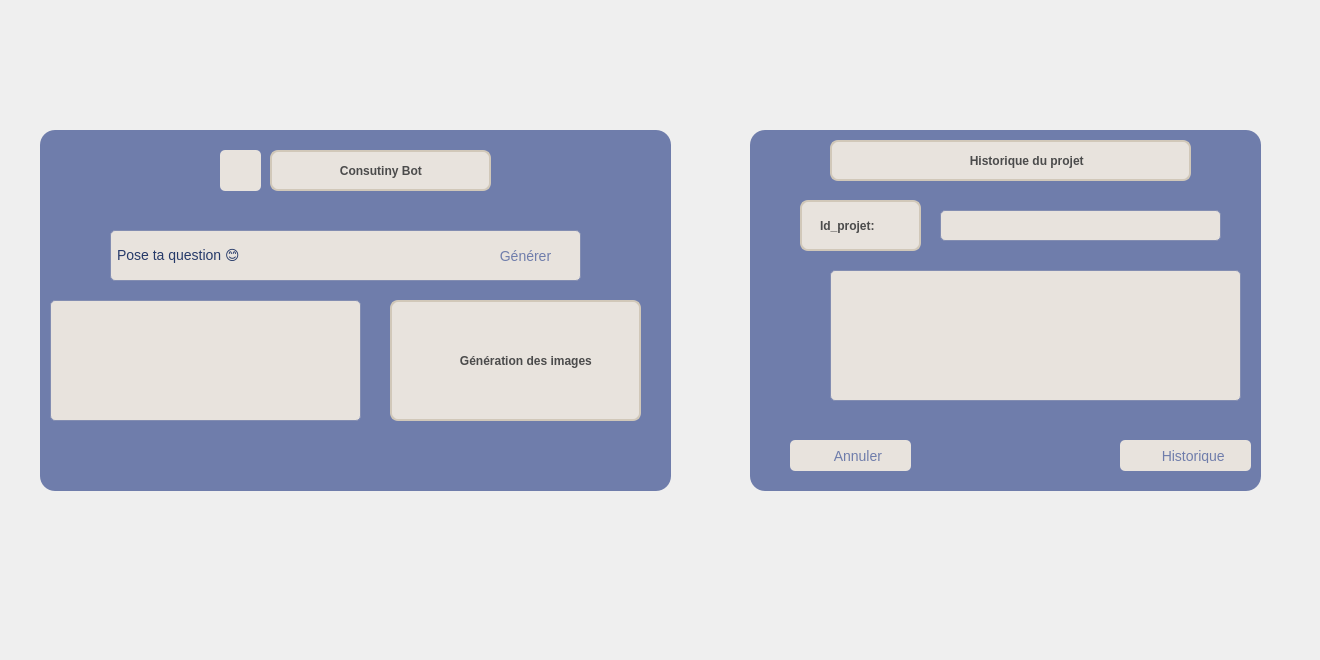
    <widget class="QWidget" name="tab_2">
     <attribute name="title">
      <string>Gestion des métiers</string>
     </attribute>
     <widget class="QLabel" name="label_15">
      <property name="geometry">
       <rect>
        <x>1100</x>
        <y>520</y>
        <width>211</width>
        <height>131</height>
       </rect>
      </property>
      <property name="text">
       <string/>
      </property>
      <property name="pixmap">
       <pixmap resource="image.qrc">:/Users/HP/Downloads/8025532-removebg-preview.png</pixmap>
      </property>
      <property name="scaledContents">
       <bool>true</bool>
      </property>
     </widget>
     <widget class="QFrame" name="frame_3">
      <property name="geometry">
       <rect>
        <x>40</x>
        <y>130</y>
        <width>631</width>
        <height>361</height>
       </rect>
      </property>
      <property name="styleSheet">
       <string notr="true">/* Style pour le QFrame avec fond foncé et bords arrondis */
QFrame {
    background-color:  #6f7dab; /* Couleur de fond foncée */
    border-radius: 15px; /* Coins arrondis */
}

/* Style pour les QLabel */
QLabel {
    font-family: Arial, sans-serif;  /* Police élégante */
    font-size: 12px;                 /* Taille du texte */
    font-weight: bold;               /* Texte en gras */
    color: #4B4B4B;                  /* Couleur du texte */
    background-color: #E8E3DD;       /* Fond doux */
    padding: 10px 15px;              /* Espacement interne */
    border-radius: 8px;              /* Coins arrondis */
    text-align: center;              /* Centrer le texte */
    margin: 10px;                    /* Espacement externe */
    border: 2px solid #D1C8B9;       /* Bordure douce */
}

QLabel:hover {
    background-color: #D1C8B9;       /* Fond plus foncé au survol */
    border: 2px solid #A89F92;       /* Bordure changeante */
}

QLabel:disabled {
    color: #A0A0A0;                  /* Couleur du texte désactivé */
    background-color: #F0F0F0;       /* Fond plus clair quand désactivé */
    border: 2px solid #A0A0A0;       /* Bordure désactivée */
}
</string>
      </property>
      <property name="frameShape">
       <enum>QFrame::Shape::StyledPanel</enum>
      </property>
      <property name="frameShadow">
       <enum>QFrame::Shadow::Raised</enum>
      </property>
      <widget class="QLabel" name="label_16">
       <property name="geometry">
        <rect>
         <x>220</x>
         <y>10</y>
         <width>241</width>
         <height>61</height>
        </rect>
       </property>
       <property name="text">
        <string>               Consutiny Bot</string>
       </property>
      </widget>
      <widget class="QTextEdit" name="txtReponse">
       <property name="geometry">
        <rect>
         <x>10</x>
         <y>170</y>
         <width>311</width>
         <height>121</height>
        </rect>
       </property>
       <property name="styleSheet">
        <string notr="true">#txtReponse {
    font-family: &quot;Poppins&quot;, &quot;Arial&quot;, sans-serif;
    font-size: 14px;
    background-color: #E8E3DD;
    border: 1px solid #838db1;
    border-radius: 5px;
    padding: 4px;
    color: #263A69;
}</string>
       </property>
       <property name="readOnly">
        <bool>true</bool>
       </property>
       <property name="html">
        <string>&lt;!DOCTYPE HTML PUBLIC &quot;-//W3C//DTD HTML 4.0//EN&quot; &quot;http://www.w3.org/TR/REC-html40/strict.dtd&quot;&gt;
&lt;html&gt;&lt;head&gt;&lt;meta name=&quot;qrichtext&quot; content=&quot;1&quot; /&gt;&lt;meta charset=&quot;utf-8&quot; /&gt;&lt;style type=&quot;text/css&quot;&gt;
p, li { white-space: pre-wrap; }
hr { height: 1px; border-width: 0; }
li.unchecked::marker { content: &quot;\2610&quot;; }
li.checked::marker { content: &quot;\2612&quot;; }
&lt;/style&gt;&lt;/head&gt;&lt;body style=&quot; font-family:'Poppins','Arial','sans-serif'; font-size:14px; font-weight:400; font-style:normal;&quot;&gt;
&lt;p style=&quot;-qt-paragraph-type:empty; margin-top:0px; margin-bottom:0px; margin-left:0px; margin-right:0px; -qt-block-indent:0; text-indent:0px;&quot;&gt;&lt;br /&gt;&lt;/p&gt;&lt;/body&gt;&lt;/html&gt;</string>
       </property>
      </widget>
      <widget class="QLabel" name="image_projet">
       <property name="geometry">
        <rect>
         <x>340</x>
         <y>160</y>
         <width>271</width>
         <height>141</height>
        </rect>
       </property>
       <property name="sizeIncrement">
        <size>
         <width>300</width>
         <height>300</height>
        </size>
       </property>
       <property name="baseSize">
        <size>
         <width>300</width>
         <height>300</height>
        </size>
       </property>
       <property name="text">
        <string>               Génération des images</string>
       </property>
      </widget>
      <widget class="QPushButton" name="annuler_conseil_projet">
       <property name="geometry">
        <rect>
         <x>180</x>
         <y>20</y>
         <width>41</width>
         <height>41</height>
        </rect>
       </property>
       <property name="styleSheet">
        <string notr="true">QPushButton {
	font: 700 11pt &quot;Times New Roman&quot;;
	

    background-color: #E8E3DD;
    color: #6F7DAB;
    border-radius: 5px;
    padding: 8px;
    font-size: 14px;
}
QPushButton:hover {
    background-color: #E8E3DD;
    color: #263A69;
}

</string>
       </property>
       <property name="text">
        <string/>
       </property>
       <property name="icon">
        <iconset theme="QIcon::ThemeIcon::SystemReboot"/>
       </property>
      </widget>
      <widget class="QLineEdit" name="txtQuestion">
       <property name="geometry">
        <rect>
         <x>70</x>
         <y>100</y>
         <width>471</width>
         <height>51</height>
        </rect>
       </property>
       <property name="styleSheet">
        <string notr="true">#txtQuestion {
    font-family: &quot;Poppins&quot;, &quot;Arial&quot;, sans-serif;
    font-size: 14px;
    background-color: #E8E3DD;
    border: 1px solid #838db1;
    border-radius: 5px;
    padding: 4px;
    color: #263A69;
}</string>
       </property>
       <property name="text">
        <string>Pose ta question 😊  </string>
       </property>
      </widget>
      <widget class="QPushButton" name="btnEnvoyer">
       <property name="geometry">
        <rect>
         <x>440</x>
         <y>110</y>
         <width>91</width>
         <height>31</height>
        </rect>
       </property>
       <property name="styleSheet">
        <string notr="true">QPushButton {
	font: 700 11pt &quot;Times New Roman&quot;;
	

    background-color: #E8E3DD;
    color: #6F7DAB;
    border-radius: 5px;
    padding: 8px;
    font-size: 14px;
}
QPushButton:hover {
    background-color: #E8E3DD;
    color: #263A69;
}

</string>
       </property>
       <property name="text">
        <string>Générer</string>
       </property>
       <property name="icon">
        <iconset theme="QIcon::ThemeIcon::MediaSeekForward"/>
       </property>
      </widget>
     </widget>
     <widget class="QFrame" name="frame_2">
      <property name="geometry">
       <rect>
        <x>750</x>
        <y>130</y>
        <width>511</width>
        <height>361</height>
       </rect>
      </property>
      <property name="styleSheet">
       <string notr="true">/* Style pour le QFrame avec fond foncé et bords arrondis */
QFrame {
    background-color:  #6f7dab; /* Couleur de fond foncée */
    border-radius: 15px; /* Coins arrondis */
}

/* Style pour les QLabel */
QLabel {
    font-family: Arial, sans-serif;  /* Police élégante */
    font-size: 12px;                 /* Taille du texte */
    font-weight: bold;               /* Texte en gras */
    color: #4B4B4B;                  /* Couleur du texte */
    background-color: #E8E3DD;        /* Fond doux */
    padding: 10px 15px;              /* Espacement interne */
    border-radius: 8px;              /* Coins arrondis */
    text-align: center;              /* Centrer le texte */
    margin: 10px;                    /* Espacement externe */
    border: 2px solid #D1C8B9;       /* Bordure douce */
}

QLabel:hover {
    background-color: #D1C8B9;       /* Fond plus foncé au survol */
    border: 2px solid #A89F92;       /* Bordure changeante */
}

QLabel:disabled {
    color: #A0A0A0;                  /* Couleur du texte désactivé */
    background-color: #F0F0F0;       /* Fond plus clair quand désactivé */
    border: 2px solid #A0A0A0;       /* Bordure désactivée */
}</string>
      </property>
      <property name="frameShape">
       <enum>QFrame::Shape::StyledPanel</enum>
      </property>
      <property name="frameShadow">
       <enum>QFrame::Shadow::Raised</enum>
      </property>
      <widget class="QLabel" name="label_28">
       <property name="geometry">
        <rect>
         <x>70</x>
         <y>0</y>
         <width>381</width>
         <height>61</height>
        </rect>
       </property>
       <property name="styleSheet">
        <string notr="true"/>
       </property>
       <property name="text">
        <string>                                    Historique du projet           </string>
       </property>
      </widget>
      <widget class="QLineEdit" name="id_hist_projet">
       <property name="geometry">
        <rect>
         <x>190</x>
         <y>80</y>
         <width>281</width>
         <height>31</height>
        </rect>
       </property>
       <property name="styleSheet">
        <string notr="true">QLabel {
    font-family: Arial, sans-serif;  /* Police élégante */
    font-size: 8px;                 /* Taille du texte */
    font-weight: bold;               /* Texte en gras */
    color: #4B4B4B;                  /* Couleur du texte */
    background-color: #E8E3DD;       /* Fond doux */
    padding: 8px 10px;              /* Espacement interne */
    border-radius: 8px;              /* Coins arrondis */
    text-align: center;              /* Centrer le texte */
    margin: 10px;                    /* Espacement externe */
    border: 2px solid #D1C8B9;       /* Bordure douce */
}

QLabel:hover {
    background-color: #D1C8B9;       /* Fond plus foncé au survol */
    border: 2px solid #A89F92;       /* Bordure changeante */
}

QLabel:disabled {
    color: #A0A0A0;                  /* Couleur du texte désactivé */
    background-color: #F0F0F0;       /* Fond plus clair quand désactivé */
    border: 2px solid #A0A0A0;       /* Bordure désactivée */
}
QLineEdit {
    font-family: &quot;Poppins&quot;, &quot;Arial&quot;, sans-serif;
    font-size: 14px;
    background-color: #E8E3DD;
    border: 1px solid #838db1;
    border-radius: 5px;
    padding: 4px;
    color: #263A69;
}</string>
       </property>
      </widget>
      <widget class="QPushButton" name="hist_projet">
       <property name="geometry">
        <rect>
         <x>370</x>
         <y>310</y>
         <width>131</width>
         <height>31</height>
        </rect>
       </property>
       <property name="styleSheet">
        <string notr="true">QPushButton {
	font: 700 11pt &quot;Times New Roman&quot;;
	

    background-color: #E8E3DD;
    color: #6F7DAB;
    border-radius: 5px;
    padding: 8px;
    font-size: 14px;
}
QPushButton:hover {
    background-color: #E8E3DD;
    color: #263A69;
}

</string>
       </property>
       <property name="text">
        <string>    Historique</string>
       </property>
       <property name="icon">
        <iconset resource="image.qrc">
         <normaloff>:/image/historique.png</normaloff>:/image/historique.png</iconset>
       </property>
       <property name="iconSize">
        <size>
         <width>30</width>
         <height>30</height>
        </size>
       </property>
      </widget>
      <widget class="QLabel" name="label_21">
       <property name="geometry">
        <rect>
         <x>40</x>
         <y>60</y>
         <width>141</width>
         <height>71</height>
        </rect>
       </property>
       <property name="text">
        <string>Id_projet:</string>
       </property>
      </widget>
      <widget class="QTextEdit" name="historique_projet">
       <property name="geometry">
        <rect>
         <x>80</x>
         <y>140</y>
         <width>411</width>
         <height>131</height>
        </rect>
       </property>
       <property name="styleSheet">
        <string notr="true">QLabel {
    font-family: Arial, sans-serif;  /* Police élégante */
    font-size: 8px;                 /* Taille du texte */
    font-weight: bold;               /* Texte en gras */
    color: #4B4B4B;                  /* Couleur du texte */
    background-color: #E8E3DD;       /* Fond doux */
    padding: 8px 10px;              /* Espacement interne */
    border-radius: 8px;              /* Coins arrondis */
    text-align: center;              /* Centrer le texte */
    margin: 10px;                    /* Espacement externe */
    border: 2px solid #D1C8B9;       /* Bordure douce */
}

QLabel:hover {
    background-color: #D1C8B9;       /* Fond plus foncé au survol */
    border: 2px solid #A89F92;       /* Bordure changeante */
}

QLabel:disabled {
    color: #A0A0A0;                  /* Couleur du texte désactivé */
    background-color: #F0F0F0;       /* Fond plus clair quand désactivé */
    border: 2px solid #A0A0A0;       /* Bordure désactivée */
}
QTextEdit {
    font-family: &quot;Poppins&quot;, &quot;Arial&quot;, sans-serif;
    font-size: 14px;
    background-color: #E8E3DD;
    border: 1px solid #838db1;
    border-radius: 5px;
    padding: 4px;
    color: #263A69;
}</string>
       </property>
       <property name="readOnly">
        <bool>true</bool>
       </property>
      </widget>
      <widget class="QPushButton" name="anuuler_hist">
       <property name="geometry">
        <rect>
         <x>40</x>
         <y>310</y>
         <width>121</width>
         <height>31</height>
        </rect>
       </property>
       <property name="styleSheet">
        <string notr="true">QPushButton {
	font: 700 11pt &quot;Times New Roman&quot;;
	

    background-color: #E8E3DD;
    color: #6F7DAB;
    border-radius: 5px;
    padding: 8px;
    font-size: 14px;
}
QPushButton:hover {
    background-color: #E8E3DD;
    color: #263A69;
}

</string>
       </property>
       <property name="text">
        <string>    Annuler</string>
       </property>
       <property name="icon">
        <iconset theme="QIcon::ThemeIcon::EditClear"/>
       </property>
      </widget>
     </widget>
    </widget>
